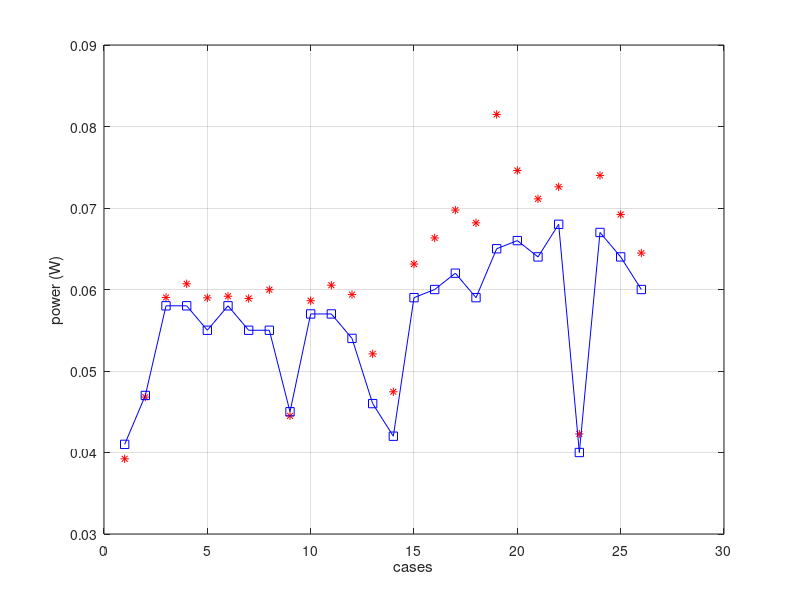
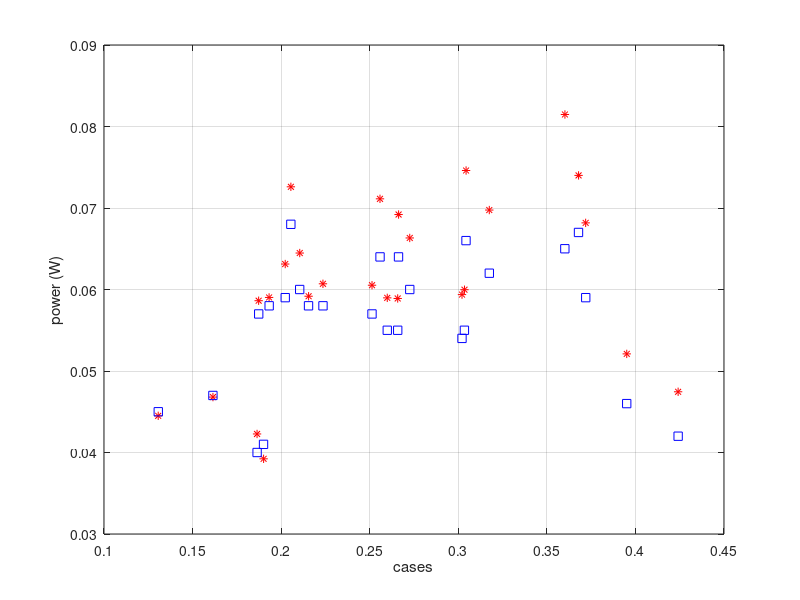

Source code (MATLAB) for these figures, in order:
%tesla comparision data
clear all
clc

%averaging step (Two lines are
%                               one for efficiency-matched set of data
%                               one for Power     -matched set of data

%%%%%%%%       PW     EFF    Flow    Pin    Pout    RPM     Ratio   quality   ma
%case 1-1
DATA(:,:,1)=[ 642.5 0.0335  0.1901  14.75   2.43    2994    0.175   0.2392  0.7725 
              813.2 0.0415  0.1901  14.75   2.42    2994    0.175   0.2392  0.9145
              641.3 0.0403  0.1901  14.75   3.22    2994    0.175   0.2392  0.6095
              662.9 0.0416  0.1901  14.75   3.22    2994    0.175   0.2392  0.6280];
%case 1-2          
DATA(:,:,2)=[ 704.7 0.0422  0.1615  13.03   2.14    3024    0.175   0.2456  0.9325 
              796.7 0.0470  0.1615  13.03   2.14    3024    0.175   0.2456  1.0220
              716.6 0.0508  0.1615  13.03   2.78    3024    0.175   0.2456  0.7906
              660.8 0.0472  0.1615  13.03   2.78    3024    0.175   0.2456  0.7345];  
%Case 1-3          
DATA(:,:,3)=[ 1114  0.0540  0.1932  15.44   2.51    3057    0.175   0.2368  1.1220 
              1225  0.0584  0.1932  15.44   2.50    3057    0.175   0.2368  1.2090
              1135  0.0661  0.1932  15.44   3.32    3057    0.175   0.2368  0.9875
              966.5 0.0576  0.1932  15.44   3.33    3057    0.175   0.2368  0.8515];  
%Case 1-4         
DATA(:,:,4)=[ 1364  0.0571  0.2236  18.84   3.06    3006    0.175   0.2254  1.1490 
              1396  0.0582  0.2236  18.84   3.06    3006    0.175   0.2254  1.1700
              1370  0.0687  0.2236  18.84   4.01    3006    0.175   0.2254  1.0110
              1140  0.0588  0.2236  18.84   4.02    3006    0.175   0.2254  0.8527];
%Case 1-5         
DATA(:,:,5)=[ 1571  0.0568  0.2599  20.96   3.39    3006    0.175   0.2190  1.1310 
              1534  0.0557  0.2599  20.96   3.39    3006    0.175   0.2190  1.1100
              1548  0.0686  0.2599  20.96   4.57    3006    0.175   0.2190  0.9674  
              1192  0.0548  0.2599  20.96   4.57    3006    0.175   0.2190  0.7604]; 
%Case 1-6         
DATA(:,:,6)=[ 1252  0.0545  0.2155  17.24   2.80    3012    0.175   0.2306  1.1240 
              1252  0.0589  0.2155  17.24   2.80    3012    0.175   0.2306  1.2090
              1249  0.0659  0.2155  17.24   3.73    3012    0.175   0.2306  0.9707
              1064  0.0574  0.2155  17.24   3.74    3012    0.175   0.2306  0.8372]; 
%Case 1-7         
DATA(:,:,7)=[ 1566  0.0555  0.2658  20.68   3.34    3012    0.175   0.2198  1.1130 
              1566  0.0555  0.2658  20.68   3.34    3012    0.175   0.2198  1.1130
              1586  0.0693  0.2658  20.68   4.57    3012    0.175   0.2198  0.9690
              1221  0.0553  0.2658  20.68   4.58    3012    0.175   0.2198  0.7615]; 
%Case 1-8         
DATA(:,:,8)=[ 1845  0.0572  0.3035  23.44   3.78    3012    0.175   0.2121  1.1230 
              1768  0.0553  0.3035  23.44   3.78    3012    0.175   0.2121  1.0870
              1864  0.0719  0.3035  23.44   5.22    3012    0.175   0.2121  0.9750
              1377  0.0555  0.3035  23.44   5.23    3012    0.175   0.2121  0.7379]; 
%Case 2-1         
DATA(:,:,9)=[ 543.8 0.0403  0.1306  10.96   1.81    2940    0.175   0.2536  0.9304 
              616.2 0.0450  0.1306  10.96   1.81    2940    0.175   0.2536  1.0230
              543.5 0.0472  0.1306  10.96   2.31    2940    0.175   0.2536  0.7844
              521.6 0.0455  0.1306  10.96   2.31    2940    0.175   0.2536  0.7556]; 
%Case 2-2         
DATA(:,:,10)=[1103  0.0549  0.1873  15.17   2.47    3000    0.175   0.2377  1.1550 
              1166  0.0575  0.1873  15.17   2.47    3000    0.175   0.2377  1.2070
              1092  0.0652  0.1873  15.17   3.25    3000    0.175   0.2377  0.9995
              932.1 0.0569  0.1873  15.17   3.25    3000    0.175   0.2377  0.8632]; 
%Case 2-3         
DATA(:,:,11)=[1555  0.0579  0.2513  20.68   3.35    3012    0.175   0.2198  1.1500 
              1526  0.0571  0.2513  20.68   3.35    3012    0.175   0.2198  1.1330
              1543  0.0699  0.2513  20.68   4.47    3012    0.175   0.2198  0.9956
              1219  0.0572  0.2513  20.68   4.47    3012    0.175   0.2198  0.8011]; 
%Case 2-4         
DATA(:,:,12)=[1883  0.0585  0.3021  23.72   3.82    3012    0.175   0.2113  1.1410 
              1712  0.0541  0.3021  23.72   3.83    3012    0.175   0.2113  1.0600
              1855  0.0717  0.3021  23.72   5.25    3012    0.175   0.2113  0.9733
              1310  0.0532  0.3021  23.72   5.26    3012    0.175   0.2113  0.7070]; 
%Case 2-5         
DATA(:,:,13)=[2073  0.0510  0.3951  29.65   4.77    3000    0.175   0.1976  0.9768 
              1852  0.0463  0.3951  29.65   4.79    3000    0.175   0.1976  0.8982
              2113  0.0656  0.3951  29.65   6.68    3000    0.175   0.1976  0.8263
              1403  0.0455  0.3951  29.65   6.70    3000    0.175   0.1976  0.5698]; 
%Case 2-6         
DATA(:,:,14)=[1989  0.0463  0.4241  30.61   4.93    3012    0.175   0.1958  0.8971 
              1776  0.0419  0.4241  30.61   4.95    3012    0.175   0.1958  0.8265
              1973  0.0588  0.4241  30.61   7.01    3012    0.175   0.1958  0.7200
              1389  0.0428  0.4241  30.61   7.02    3012    0.175   0.1958  0.5252]; 
%Case 5-1         
DATA(:,:,15)=[1296  0.0599  0.2023  16.55   2.66    3486    0.175   0.2329  1.1120 
              1296  0.0599  0.2023  16.55   2.66    3486    0.175   0.2329  1.1120
              1316  0.0733  0.2023  16.55   3.53    3486    0.175   0.2329  0.9634
              1035  0.0594  0.2023  16.55   3.54    3486    0.175   0.2329  0.7749]; 
%Case 5-2         
DATA(:,:,16)=[1891  0.0648  0.2726  22.13   3.53    3504    0.175   0.2157  1.1360 
              1730  0.0601  0.2726  22.13   3.54    3504    0.175   0.2157  1.0610
              1927  0.0810  0.2726  22.13   4.80    3504    0.175   0.2157  0.9887
              1346  0.0594  0.2726  22.13   4.81    3504    0.175   0.2157  0.7148]; 
%Case 5-3         
DATA(:,:,17)=[2367  0.0689  0.3175  25.30   4.01    3492    0.175   0.2073  1.1830 
              2086  0.0622  0.3175  25.30   4.03    3492    0.175   0.2073  1.0750
              2322  0.0847  0.3175  25.30   5.55    3492    0.175   0.2073  1.0000
              1647  0.0632  0.3175  25.30   5.56    3492    0.175   0.2073  0.7328]; 
%Case 5-4         
DATA(:,:,18)=[2750  0.0685  0.3719  28.27   4.46    3504    0.175   0.2005  1.1610 
              2311  0.0594  0.3719  28.27   4.49    3504    0.175   0.2005  1.1610
              2729  0.0865  0.3719  28.27   6.31    3504    0.175   0.2005  0.9809
              1725  0.0583  0.3719  28.27   6.33    3504    0.175   0.2005  0.6484]; 
%Case 6-1         
DATA(:,:,19)=[2858  0.0736  0.3602  28.27   4.40    4014    0.175   0.2005  1.1270 
              2492  0.0657  0.3602  28.27   4.43    4014    0.175   0.2005  1.0200
              2858  0.0933  0.3602  28.27   6.21    4014    0.175   0.2005  0.9441
              1868  0.0933  0.3602  28.27   6.23    4014    0.175   0.2005  0.6479]; 
%Case 6-2         
DATA(:,:,20)=[2439  0.0740  0.3044  24.61   3.85    4011    0.175   0.2090  1.1540 
              2129  0.0661  0.3044  24.61   3.87    4011    0.175   0.2090  1.0450
              2414  0.0917  0.3044  24.61   5.34    4011    0.175   0.2090  0.9672
              1670  0.0666  0.3044  24.61   5.35    4011    0.175   0.2090  0.6977]; 
%Case 6-3         
DATA(:,:,21)=[1891  0.0688  0.2558  20.96   3.30    4005    0.175   0.2190  1.1100 
              1718  0.0635  0.2558  20.96   3.31    4005    0.175   0.2190  1.0350
              1948  0.0870  0.2558  20.96   4.50    4005    0.175   0.2190  0.9584
              1402  0.0652  0.2558  20.96   4.51    4005    0.175   0.2190  0.7160]; 
%Case 6-4         
DATA(:,:,22)=[1539  0.0693  0.2055  17.93   2.84    3993    0.175   0.2284  1.1370 
              1539  0.0693  0.2055  17.93   2.84    3993    0.175   0.2284  1.1370
              1576  0.0848  0.2055  17.93   3.73    3993    0.175   0.2284  0.9918
              1201  0.0670  0.2055  17.93   3.73    3993    0.175   0.2284  0.7789]; 
%Case 6-5         
DATA(:,:,23)=[760.5 0.0400  0.1864  15.17   2.45    3960    0.175   0.2377  0.7713 
              760.5 0.0400  0.1864  15.17   2.45    3960    0.175   0.2377  0.7713
              773.4 0.0488  0.1864  15.17   3.22    3960    0.175   0.2377  0.5940
              633.0 0.0403  0.1864  15.17   3.22    3960    0.175   0.2377  0.5393]; 
%Case 4-1         
DATA(:,:,24)=[2739  0.0698  0.3679  27.10   4.16    4506    0.175   0.2031  1.0300 
              2600  0.0668  0.3679  27.10   4.17    4506    0.175   0.2031  0.9941
              2801  0.0925  0.3679  27.10   6.07    4506    0.175   0.2031  0.8384
              1949  0.0669  0.3679  27.10   6.08    4506    0.175   0.2031  0.6119]; 
%Case 4-2         
DATA(:,:,25)=[1826  0.0647  0.2663  20.96   3.26    4488    0.175   0.2190  1.0000 
              1826  0.0647  0.2663  20.96   3.26    4488    0.175   0.2190  1.0000
              1884  0.0834  0.2663  20.96   4.55    4488    0.175   0.2190  0.8233
              1406  0.0640  0.2663  20.96   4.56    4488    0.175   0.2190  0.6386]; 
%Case 4-3         
DATA(:,:,26)=[1391  0.0623  0.2105  17.24   2.70    4500    0.175   0.2306  0.9920 
              1311  0.0591  0.2105  17.24   2.71    4500    0.175   0.2306  0.9530
              1393  0.0762  0.2105  17.24   3.65    4500    0.175   0.2306  0.7998
              1078  0.0603  0.2105  17.24   3.65    4500    0.175   0.2306  0.6402];        
%
%
%
%Case 1-n

n=26; %update to number of cases

for i=1:n     
DATAbar(i,:)=mean(DATA(:,:,i));
end
%% experimental data
%each line is for one set
%26 line:cases expected
%%%%%%%%       PW        EFF     Flow   Pin      Pout   RPM
EXP=        [ 0.648     0.041   0.419   214     14.22   2994 
              0.703     0.047   0.356   189     14.18   3024  
              1.212     0.058   0.426   224     14.14   3057
              1.362     0.058   0.493   274     14.25   3006
              1.576     0.055   0.573   304     14.26   3006
              1.246     0.058   0.475   250     14.17   3012
              1.578     0.055   0.586   300     14.18   3012
              1.840     0.055   0.669   340     14.28   3012
              0.543     0.045   0.288   159     14.14   2940
              1.100     0.057   0.413   220     14.15   3000
              1.555     0.057   0.554   300     14.20   3012
              1.887     0.054   0.666   344     14.24   3012
              2.093     0.046   0.871   430     14.29   3000
              1.960     0.042   0.935   444     14.33   3012
              1.311     0.059   0.446   240     14.42   3486
              1.926     0.060   0.601   321     14.50   3504
              2.387     0.062   0.700   367     14.50   3492
              2.700     0.059   0.820   410     14.55   3504
              2.876     0.065   0.794   410     14.58   4014
              2.400     0.066   0.671   357     14.50   4011
              1.922     0.064   0.564   304     14.51   4005
              1.570     0.068   0.453   260     14.42   3993
              0.776     0.040   0.411   220     14.40   3960
              2.786     0.067   0.811   394     14.60   4506
              1.875     0.064   0.587   304     14.51   4488
              1.383     0.060   0.464   250     14.39   4500];
%%
figure
plot([1:n],DATAbar([1:n],2),'r*',[1:n],EXP([1:n],2),'b-s')
Flow=[]
xlabel('cases')  % should be updated to different parameters
ylabel('power (W)')
grid on

figure
plot(DATAbar([1:n],3),DATAbar([1:n],2),'r*',EXP([1:n],3)*0.453592,EXP([1:n],2),'bs')
Flow=[]
xlabel('cases')  % should be updated to different parameters
ylabel('power (W)')
grid on